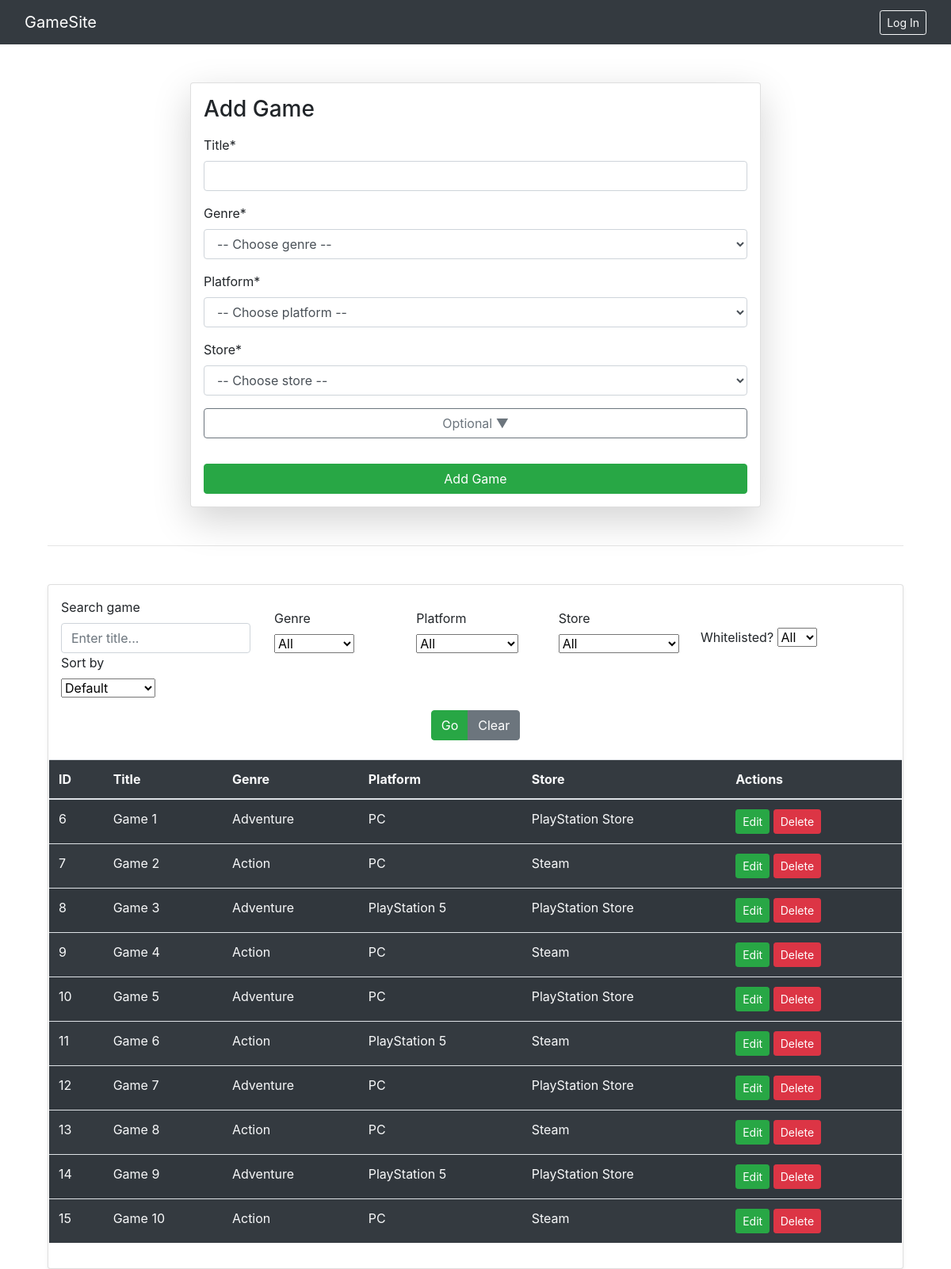
Before: /games/ with the older database file.
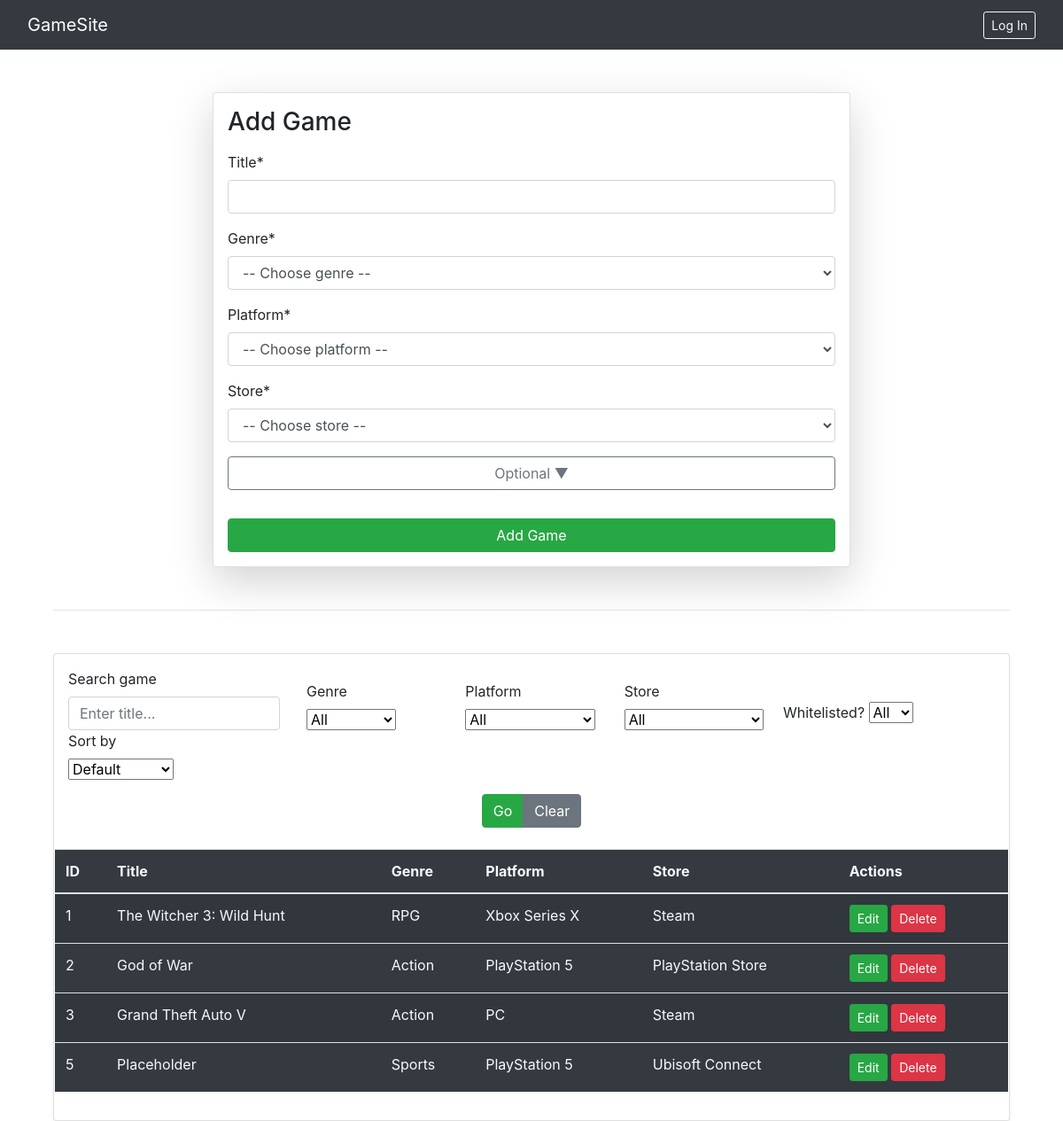
After: the same page with the newer database file.
### game_site/models.py (models this page shows, shortened)
class Game(models.Model):
    game_name = models.CharField(max_length=30)
    genre = models.ForeignKey(Genre, on_delete=models.CASCADE)
    platform = models.ForeignKey(Platform, on_delete=models.CASCADE)
    store = models.ForeignKey(Store, on_delete=models.CASCADE)
    size = models.ForeignKey(Size, on_delete=models.SET_NULL, null=True)
    developer = models.ForeignKey(Developer, on_delete=models.SET_NULL, null=True)
    publisher = models.ForeignKey(Publisher, on_delete=models.SET_NULL, null=True)
    dlc = models.ForeignKey(DLC, on_delete=models.SET_NULL, null=True, blank=True)
    game_mode = models.ForeignKey(GameMode, on_delete=models.SET_NULL, null=True)
    license = models.ForeignKey(License, on_delete=models.SET_NULL, null=True)
    system_requirements = models.ForeignKey(SystemRequirement, on_delete=models.SET_NULL, null=True)
    review = models.ForeignKey(Review, on_delete=models.SET_NULL, null=True, blank=True)
    multimedia = models.ForeignKey(Multimedia, on_delete=models.SET_NULL, null=True, blank=True)
    status = models.ForeignKey(Status, on_delete=models.SET_NULL, null=True)
    sales_history = models.ForeignKey(SalesHistory, on_delete=models.SET_NULL, null=True, blank=True)
    game_log = models.ForeignKey(GameLog, on_delete=models.SET_NULL, null=True, blank=True)
    rating = models.ForeignKey(Rating, on_delete=models.SET_NULL, null=True)
    online_status = models.ForeignKey(OnlineStatus, on_delete=models.SET_NULL, null=True, blank=True)
    award = models.ForeignKey(Award, on_delete=models.SET_NULL, null=True, blank=True)
    language = models.ForeignKey(Language, on_delete=models.SET_NULL, null=True)

class Genre(models.Model):
    genre_ID=models.IntegerField()
    Genre_Name=models.CharField(max_length=30)
    Genre_Popularity=models.CharField(max_length=20)
    def __str__(self):
        return self.Genre_Name

class Platform(models.Model):
    platform_ID=models.IntegerField()
    Platform_Name=models.CharField(max_length=30)
    def __str__(self):
        return self.Platform_Name

class Store(models.Model):
    store_ID=models.IntegerField()
    Store_Name=models.CharField(max_length=30)
    def __str__(self):
        return self.Store_Name

### game_site/views.py (the view, shortened to what this page needs)
# urls.py: path('games/', views.games_view, name="games"),
def games_view(request):
    games_qs = Game.objects.select_related(
        "genre", "platform", "store", "rating", "online_status"
    ).all()
    search_term      = request.GET.get("search", "").strip()
    genre_filter     = request.GET.get("genre", "")
    platform_filter  = request.GET.get("platform", "")
    store_filter     = request.GET.get("store", "")
    whitelisted      = request.GET.get("whitelisted")
    sort_by          = request.GET.get("sort", "")
    if search_term:
        games_qs = games_qs.filter(game_name__icontains=search_term)
    if genre_filter:
        games_qs = games_qs.filter(genre_id=genre_filter)
    if platform_filter:
        games_qs = games_qs.filter(platform_id=platform_filter)
    if store_filter:
        games_qs = games_qs.filter(store_id=store_filter)
    if whitelisted == "yes":
        games_qs = games_qs.filter(whitelisted_by=request.user)
    elif whitelisted == "no":
        games_qs = games_qs.exclude(whitelisted_by=request.user)
    if sort_by == "name":
        games_qs = games_qs.order_by("game_name")
    elif sort_by == "rating":
        games_qs = games_qs.order_by("-review__rating")
    elif sort_by == "players":
        games_qs = games_qs.order_by("-online_status__active_players")
    context = {
        "games": games_qs,
        "genres": Genre.objects.all(),
        "platforms": Platform.objects.all(),
        "stores": Store.objects.all(),
        "sizes": Size.objects.all(),
        "developers": Developer.objects.all(),
        "publishers": Publisher.objects.all(),
        "dlcs": DLC.objects.all(),
        "gamemodes": GameMode.objects.all(),
        "licenses": License.objects.all(),
        "sysreqs": SystemRequirement.objects.all(),
        "reviews": Review.objects.all(),
        "multimedias": Multimedia.objects.all(),
        "statuses": Status.objects.all(),
        "sales_histories": SalesHistory.objects.all(),
        "gamelogs": GameLog.objects.all(),
        "ratings": Rating.objects.all(),
        "online_statuses": OnlineStatus.objects.all(),
        "awards": Award.objects.all(),
        "languages": Language.objects.all(),
        "search": search_term,
        "selected_genre": genre_filter,
        "selected_platform": platform_filter,
        "selected_store": store_filter,
        "sort_by": sort_by,
        "whitelisted": whitelisted,
    }
    return render(request, "games.html", context)

### game_site/models.py (called while the page is built)
    def __str__(self):
        return f"{self.first_name} {self.last_name}"

### game_site/templates/games.html (shortened to what this page needs)
{% extends "base.html" %}
{% block content %}
<link href="https://maxcdn.bootstrapcdn.com/bootstrap/4.5.2/css/bootstrap.min.css" rel="stylesheet">
<div class="container mt-5">
  <form class="col-md-8 mx-auto card p-3 shadow-lg" method="post">
    <h3 class="mb-3">Add Game</h3>
    <div class="form-group mb-3">
      <label>Title*</label>
      <input name="game_name" type="text" class="form-control" required />
    </div>
    <div class="form-group mb-3">
      <label>Genre*</label>
      <select name="genre" class="form-control" required>
        <option value="">-- Choose genre --</option>
      </select>
    </div>
    <div class="form-group mb-3">
      <label>Platform*</label>
      <select name="platform" class="form-control" required>
        <option value="">-- Choose platform --</option>
      </select>
    </div>
    <div class="form-group mb-3">
      <label>Store*</label>
      <select name="store" class="form-control" required>
        <option value="">-- Choose store --</option>
      </select>
    </div>
    <button class="btn btn-outline-secondary mb-3"
            type="button"
            data-bs-toggle="collapse"
            data-bs-target="#optionalFields"
            aria-expanded="false">
      Optional ▼
    </button>
    <button type="submit" class="btn btn-success mt-3">Add Game</button>
  </form>
  <hr class="my-5" />
  <form method="get" class="card p-3 shadow-sm">
    <div class="row g-3 align-items-end">
      <div class="col-md-3">
        <label class="form-label">Search game</label>
        <input name="search" type="text" class="form-control"
               value="{{ search }}" placeholder="Enter title..." />
      </div>
      <div class="col-md-2">
        <label class="form-label">Genre</label>
        <select name="genre" class="form-select">
          <option value="">All</option>
        </select>
      </div>
      <div class="col-md-2">
        <label class="form-label">Platform</label>
        <select name="platform" class="form-select">
          <option value="">All</option>
        </select>
      </div>
      <div class="col-md-2">
        <label class="form-label">Store</label>
        <select name="store" class="form-select">
          <option value="">All</option>
        </select>
      </div>
      <div class="col-md-2">
        <label class="form-label">Whitelisted?</label>
        <select name="whitelisted" class="form-select">
          <option value="">All</option>
        </select>
      </div>
      <div class="col-md-2">
        <label class="form-label">Sort by</label>
        <select name="sort" class="form-select">
          <option value="">Default</option>
        </select>
      </div>
     <div class="col-12 d-flex justify-content-center mt-3 mb-4">
    <div class="btn-group gap-2" role="group">
        <button class="btn btn-success" type="submit">Go</button>
        <a href="{% url 'games' %}" class="btn btn-secondary">Clear</a>
    </div>
</div>
  </form>
  <table class="table table-striped table-hover align-middle">
    <thead>
      <tr>
        <th>ID</th>
        <th>Title</th>
        <th>Genre</th>
        <th>Platform</th>
        <th>Store</th>
        <th>Actions</th>
      </tr>
    </thead>
    <tbody>
      {% for game in games %}
        <tr>
          <td>{{ game.id }}</td>
          <td>{{ game.game_name }}</td>
          <td>{{ game.genre }}</td>
          <td>{{ game.platform }}</td>
          <td>{{ game.store }}</td>
          <td>
            <a href="/update_game/{{ game.id }}" class="btn btn-success btn-sm">Edit</a>
            <a href="/delete_game/{{ game.id }}" class="btn btn-danger btn-sm">Delete</a>
          </td>
        </tr>
      {% empty %}
        <tr>
          <td colspan="6" class="text-center text-muted">No games found.</td>
        </tr>
      {% endfor %}
    </tbody>
  </table>
</div>
{% endblock %}

Changed rows visible on the page:
removed Game: id "6", game_name "Game 1", genre "Adventure", platform "PC", store "PlayStation Store"
removed Game: id "7", game_name "Game 2", genre "Action", platform "PC", store "Steam"
removed Game: id "8", game_name "Game 3", genre "Adventure", platform "PlayStation 5", store "PlayStation Store"
removed Game: id "9", game_name "Game 4", genre "Action", platform "PC", store "Steam"
removed Game: id "10", game_name "Game 5", genre "Adventure", platform "PC", store "PlayStation Store"
removed Game: id "11", game_name "Game 6", genre "Action", platform "PlayStation 5", store "Steam"
removed Game: id "12", game_name "Game 7", genre "Adventure", platform "PC", store "PlayStation Store"
removed Game: id "13", game_name "Game 8", genre "Action", platform "PC", store "Steam"
removed Game: id "14", game_name "Game 9", genre "Adventure", platform "PlayStation 5", store "PlayStation Store"
removed Game: id "15", game_name "Game 10", genre "Action", platform "PC", store "Steam"
added Game: id "1", game_name "The Witcher 3: Wild Hunt", genre "RPG", platform "Xbox Series X", store "Steam"
added Game: id "2", game_name "God of War", genre "Action", platform "PlayStation 5", store "PlayStation Store"
added Game: id "3", game_name "Grand Theft Auto V", genre "Action", platform "PC", store "Steam"
added Game: id "5", game_name "Placeholder", genre "Sports", platform "PlayStation 5", store "Ubisoft Connect"
